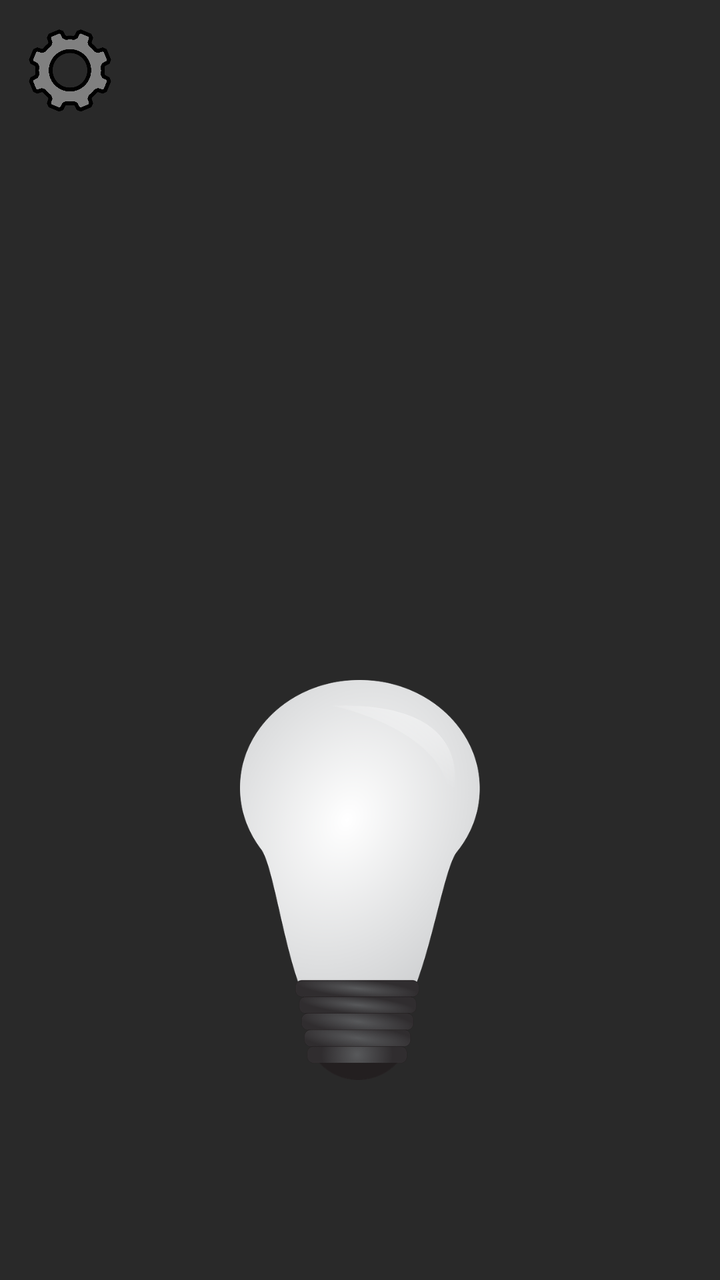
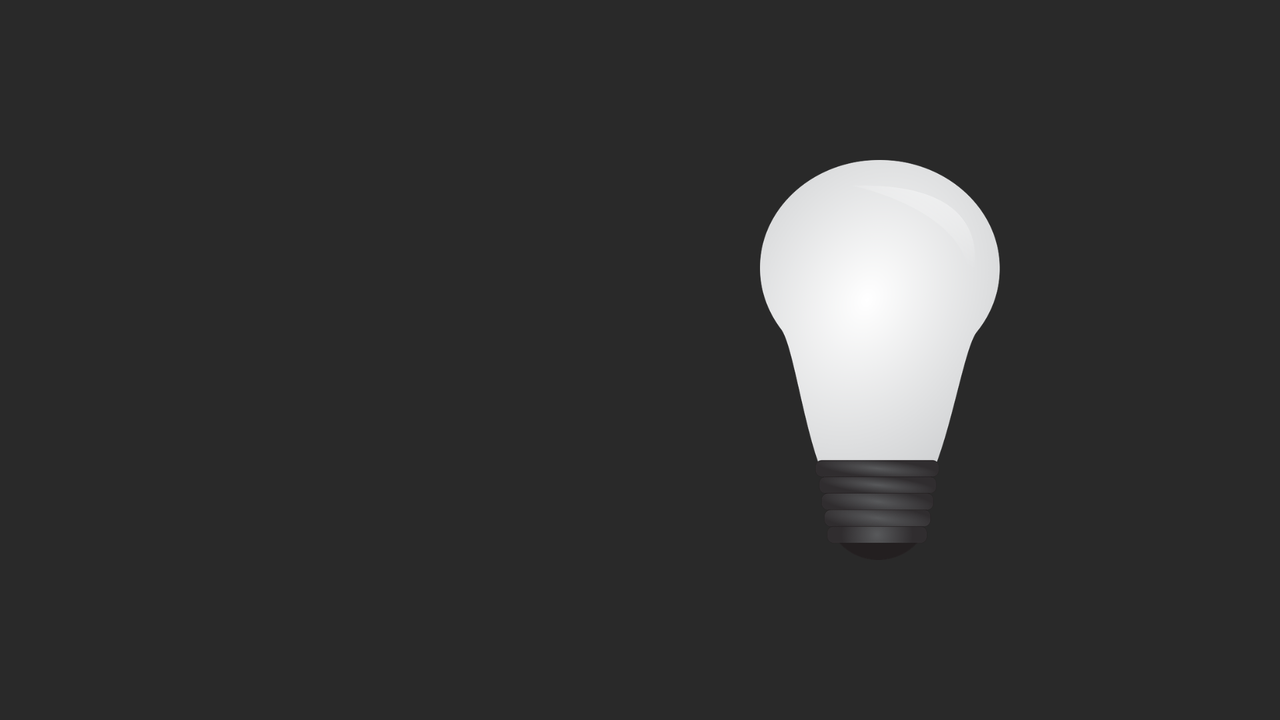

An Android layout and its configuration variant, each rendered on a device that would load it. The default file and the variant file are quoted in full after the pictures.
<!-- AndroidManifest.xml: application theme AppTheme -->
<!-- res/layout/activity_main.xml -->
<?xml version="1.0" encoding="utf-8"?>
<RelativeLayout xmlns:android="http://schemas.android.com/apk/res/android"
    xmlns:tools="http://schemas.android.com/tools"
    android:layout_width="match_parent"
    android:layout_height="match_parent"
    android:background="@color/gray"
    tools:context=".activity.MainActivity">

    <ImageView
        android:layout_width="50dp"
        android:layout_height="50dp"
        android:layout_alignParentStart="true"
        android:layout_alignParentTop="true"
        android:layout_marginStart="10dp"
        android:layout_marginTop="10dp"
        android:contentDescription="@string/img_refresh"
        android:onClick="onSettingsPress"
        android:src="@drawable/img_settings" />

    <ImageView
        android:id="@+id/imgConnect"
        android:layout_width="50dp"
        android:layout_height="50dp"
        android:layout_alignParentEnd="true"
        android:layout_alignParentTop="true"
        android:layout_marginEnd="10dp"
        android:layout_marginTop="10dp"
        android:contentDescription="@string/img_refresh"
        android:onClick="onRefreshPress"
        android:src="@drawable/img_refresh" />

    <ImageView
        android:layout_width="200dp"
        android:layout_height="200dp"
        android:layout_alignParentTop="true"
        android:layout_centerHorizontal="true"
        android:layout_marginTop="100dp"
        android:onClick="onAlarmPress"
        android:contentDescription="@string/btn_alarm"
        android:src="@drawable/img_alarm" />

    <ImageView
        android:id="@+id/imgLamp"
        android:layout_width="200dp"
        android:layout_height="200dp"
        android:layout_alignParentBottom="true"
        android:layout_centerHorizontal="true"
        android:layout_marginBottom="100dp"
        android:onClick="onLampPress"
        android:contentDescription="@string/btn_lamp"
        android:src="@drawable/img_lamp_off" />



</RelativeLayout>
<!-- resources referenced by this layout -->
<resources>
  <color name="gray">#292929</color>
  <!-- drawable img_lamp_off: png bitmap (drawable, 78195 bytes) -->
  <!-- drawable img_settings: png bitmap (drawable, 17161 bytes) -->
  <string name="btn_alarm">btn_alarm</string>
  <string name="btn_lamp">Btn lamp</string>
  <string name="img_refresh">Img refresh</string>
  <style name="AppTheme" parent="Theme.AppCompat.Light.NoActionBar">
          <item name="android:windowNoTitle">true</item>
          <item name="android:windowActionBar">false</item>
          <item name="android:windowFullscreen">true</item>
          <item name="android:windowContentOverlay">@null</item>
      </style>
</resources>
<!-- res/layout-land/activity_main.xml (the repository's variant of the layout above) -->
<!-- drawn on the phone turned sideways -->
<?xml version="1.0" encoding="utf-8"?>
<RelativeLayout xmlns:android="http://schemas.android.com/apk/res/android"
    xmlns:tools="http://schemas.android.com/tools"
    android:layout_width="match_parent"
    android:layout_height="match_parent"
    android:background="@color/gray"
    tools:context=".activity.MainActivity">

    <ImageView
        android:id="@+id/imgConnect"
        android:layout_width="50dp"
        android:layout_height="50dp"

        android:layout_alignParentEnd="true"
        android:layout_alignParentTop="true"
        android:layout_marginEnd="10dp"
        android:layout_marginTop="10dp"
        android:contentDescription="@string/img_refresh"
        android:onClick="onRefreshPress"
        android:src="@drawable/img_refresh" />

    <ImageView
        android:layout_width="200dp"
        android:layout_height="200dp"
        android:layout_alignParentStart="true"
        android:layout_centerVertical="true"
        android:layout_marginStart="100dp"
        android:onClick="onAlarmPress"
        android:contentDescription="@string/btn_alarm"
        android:src="@drawable/img_alarm" />

    <ImageView
        android:layout_width="200dp"
        android:layout_height="200dp"
        android:layout_alignParentEnd="true"
        android:layout_centerVertical="true"
        android:layout_marginEnd="100dp"
        android:onClick="onLampPress"
        android:contentDescription="@string/btn_lamp"
        android:src="@drawable/img_lamp_off" />


</RelativeLayout>
<!-- resources referenced by the variant -->
<!-- as the phone turned sideways resolves them -->
<resources>
  <color name="gray">#292929</color>
  <!-- drawable img_lamp_off: png bitmap (drawable, 78195 bytes) -->
  <string name="btn_alarm">btn_alarm</string>
  <string name="btn_lamp">Btn lamp</string>
  <string name="img_refresh">Img refresh</string>
  <style name="AppTheme" parent="Theme.AppCompat.Light.NoActionBar">
          <item name="android:windowNoTitle">true</item>
          <item name="android:windowActionBar">false</item>
          <item name="android:windowFullscreen">true</item>
          <item name="android:windowContentOverlay">@null</item>
      </style>
</resources>
